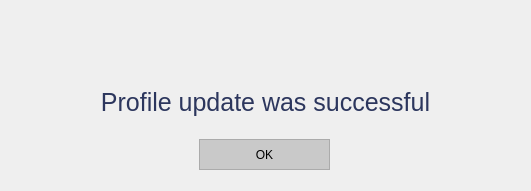
<?xml version="1.0" encoding="UTF-8"?>
<ui version="4.0">
 <class>Dialog</class>
 <widget class="QDialog" name="Dialog">
  <property name="geometry">
   <rect>
    <x>0</x>
    <y>0</y>
    <width>531</width>
    <height>191</height>
   </rect>
  </property>
  <property name="minimumSize">
   <size>
    <width>531</width>
    <height>191</height>
   </size>
  </property>
  <property name="maximumSize">
   <size>
    <width>531</width>
    <height>191</height>
   </size>
  </property>
  <property name="windowTitle">
   <string>Success</string>
  </property>
  <property name="windowIcon">
   <iconset>
    <normaloff>../../Resources/logo_svg.svg</normaloff>../../Resources/logo_svg.svg</iconset>
  </property>
  <widget class="QPushButton" name="btn_OK">
   <property name="geometry">
    <rect>
     <x>199</x>
     <y>139</y>
     <width>131</width>
     <height>31</height>
    </rect>
   </property>
   <property name="minimumSize">
    <size>
     <width>131</width>
     <height>31</height>
    </size>
   </property>
   <property name="maximumSize">
    <size>
     <width>131</width>
     <height>31</height>
    </size>
   </property>
   <property name="styleSheet">
    <string notr="true">QPushButton {
color: rgb(0, 0, 0);
background-color: rgb(201, 201, 201);
border: 1.2px solid #ABABAB;
outline: none;}

QPushButton:hover{
color: rgb(255, 255, 255);
background-color: rgb(171, 171, 171);
outline: none;
border: none;
}

QPushButton:pressed{
color: rgb(255, 255, 255);
background-color: rgb(129, 129, 129);
outline: none;
border: none;
}


</string>
   </property>
   <property name="text">
    <string>OK</string>
   </property>
  </widget>
  <widget class="QWidget" name="layoutWidget">
   <property name="geometry">
    <rect>
     <x>20</x>
     <y>10</y>
     <width>491</width>
     <height>121</height>
    </rect>
   </property>
   <layout class="QVBoxLayout" name="verticalLayout">
    <item>
     <widget class="QLabel" name="img_success">
      <property name="text">
       <string/>
      </property>
      <property name="pixmap">
       <pixmap>../../Resources/success.png</pixmap>
      </property>
      <property name="alignment">
       <set>Qt::AlignCenter</set>
      </property>
     </widget>
    </item>
    <item>
     <widget class="QLabel" name="lbl_success">
      <property name="font">
       <font>
        <family>Helvetica</family>
        <pointsize>19</pointsize>
       </font>
      </property>
      <property name="text">
       <string>&lt;html&gt;&lt;head/&gt;&lt;body&gt;&lt;p&gt;&lt;span style=&quot; color:#2c365d;&quot;&gt;Profile update was successful&lt;/span&gt;&lt;/p&gt;&lt;/body&gt;&lt;/html&gt;</string>
      </property>
      <property name="alignment">
       <set>Qt::AlignCenter</set>
      </property>
     </widget>
    </item>
   </layout>
  </widget>
 </widget>
 <resources/>
 <connections/>
</ui>
